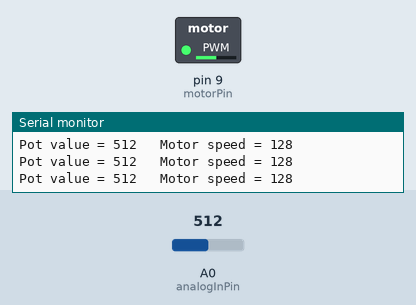
Bench run of a sketch on a simulated Arduino Uno, built with avr-gcc and run on an emulated ATmega328P. Parts: switched loads named in the sketch (green lamp = pin HIGH), the last lines printed to the serial monitor. The inputs (shaded band) are chosen by the test bench; at power-on: A0 (analogInPin) = 512.

Above: at 1.2 s.
1.3 s: A0 (analogInPin) set to 122
At 1.7 s:
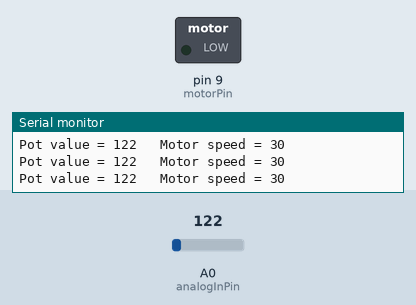
2.8 s: A0 (analogInPin) set to 192
5.8 s: A0 (analogInPin) set to 222
At 6.9 s:
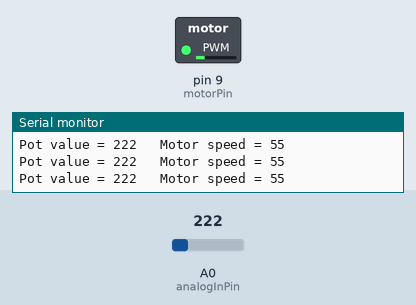
7.3 s: A0 (analogInPin) set to 716
At 7.7 s:
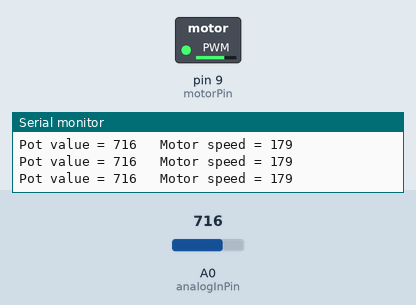
8.8 s: A0 (analogInPin) set to 1023
At 10.1 s:
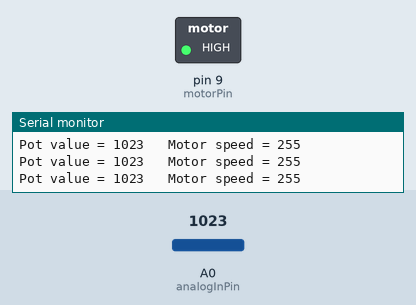
Timing chart, 0 to 11.3 s (numbered marks = the images above; inputs shaded):
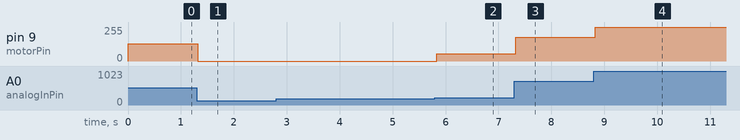

The sketch:

simple_motor_PWM_potenziometer__minimum_transistor_diode_3.ino
```cpp
/*
 Simple Motor with variable spped from pot input

 This sketch use a transistor and a diode
 in order to poer a 5v ~150mAh directly from the board.
 Hard thing is to find a suitable motor!


  This version uses a pot as throttle control,
 serial for debuggin.

 Optimized for a minimum throttle value in order to keep the motor off
 */

const int analogInPin  = A0;
const int motorPin     = 9;

int potValue     = 0;
int motValue   = 0;
const int minMotValue = 50 ; // Minimum power requiement of my own motr,
            // This is going to differ from motor to motor

void setup() {
  pinMode(motorPin, OUTPUT);
  Serial.begin(9600); // Debuggin

}
void loop() {
  potValue = analogRead(analogInPin);
  motValue = potValue / 4 ; // Simple mapping 1024 -> 255

if (motValue > minMotValue) { // Minimum motor spped check
  analogWrite(motorPin,motValue); // Change the PWM speed of the motor
} else {
analogWrite(motorPin,LOW) ;
}


  Serial.print("Pot value = " );
  Serial.print(potValue);
  Serial.print("\t Motor speed = ");
  Serial.println(motValue);
  delay(3); // Pause, helps to stabilize the input,
            // slows the serial output
}
```

Measured:
- the behaviour switches between 203 and 204 on A0 (analogInPin) (found by bisection; images 1 and 2)
- after the input at 1.3 s, pin 9 (motorPin): 128/255 → 0/255 at once
- after the input at 5.8 s, pin 9 (motorPin): 0/255 → 55/255 at once
- after the input at 7.3 s, pin 9 (motorPin): 55/255 → 179/255 at once
- after the input at 8.8 s, pin 9 (motorPin): 179/255 → 255/255 at once
